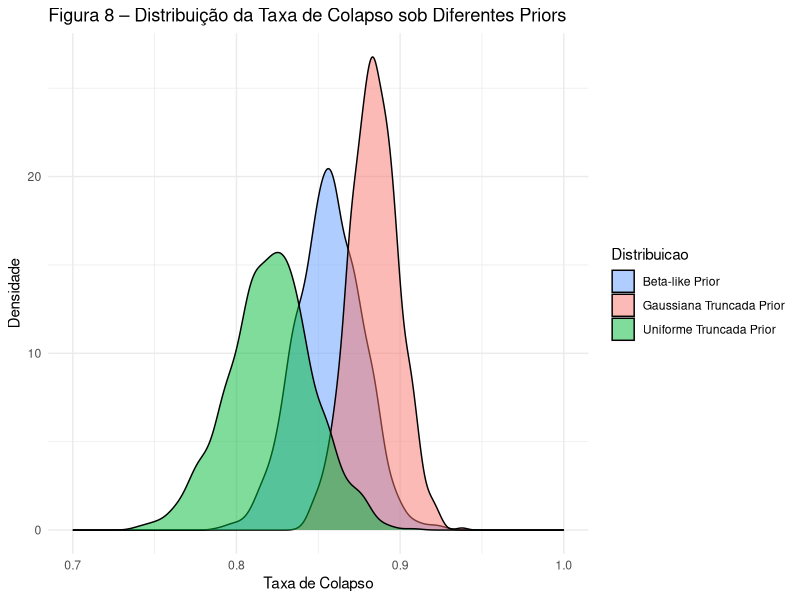
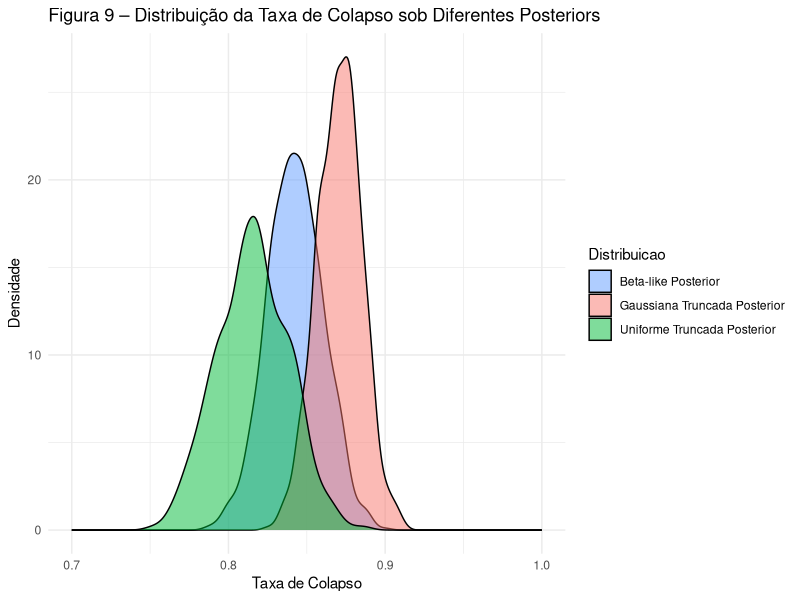

The R script that drew these images, in order:
## ---- chunk 1
#| echo: false
#| results: 'asis'

knitr::kable(
  data.frame(
    "Distribuição de Priors" = c("Beta-like (2,2)", 
                                "Gaussiana truncada", 
                                "Uniforme truncada"),
    "Taxa de Colapso" = c("85,7%", "88,4%", "82,1%"),
    stringsAsFactors = FALSE
  ),
  align = 'lc',
  format = 'html'
)

## ---- chunk 2
#| echo: false
#| results: 'asis'

knitr::kable(
  data.frame(
    "Cluster de Colapso" = c("Governança-Fragilidade",
                           "Judicial-Precatórios",
                           "Estrutura-Reputacional"),
    "Descrição" = c("Falhas internas de controle e integridade",
                   "Alavancagem excessiva via precatórios",
                   "Quebra de confiança e funding instável"),
    "Frequência (%)" = c("37%", "33%", "25%"),
    stringsAsFactors = FALSE
  ),
  align = c('l', 'l', 'c'),
  format = 'html'
)
## ---- chunk 3
#| echo: false
#| results: 'asis'

knitr::kable(
  data.frame(
    "Intervenção Simulada" = c("Auditoria Externa",
                             "Não Aquisição de Precatórios",
                             "Ação Reguladora Precoce"),
    "ATT (Redução na Probabilidade de Colapso)" = c("-22,6 p.p.",
                                                  "-17,4 p.p.",
                                                  "-13,8 p.p."),
    stringsAsFactors = FALSE
  ),
  align = c('l', 'c'),
  format = 'html'
)
## ---- chunk 4
#| echo: false
#| 
# Carregar pacotes
# library(ggplot2)
# library(dplyr)
library(tidyverse)

# Simular dados
set.seed(42)

# PRIORS
beta_like_prior <- rnorm(1000, mean = 0.857, sd = 0.02)
gaussiana_prior <- rnorm(1000, mean = 0.884, sd = 0.015)
uniforme_prior <- rnorm(1000, mean = 0.821, sd = 0.025)

# POSTERIORS
beta_like_post <- rnorm(1000, mean = 0.843, sd = 0.018)
gaussiana_post <- rnorm(1000, mean = 0.871, sd = 0.014)
uniforme_post <- rnorm(1000, mean = 0.815, sd = 0.022)

# Construir dataframes
df_priors <- data.frame(
  Taxa_Colapso = c(beta_like_prior, gaussiana_prior, uniforme_prior),
  Distribuicao = factor(c(
    rep("Beta-like Prior", 1000),
    rep("Gaussiana Truncada Prior", 1000),
    rep("Uniforme Truncada Prior", 1000)
  ))
)

df_posteriors <- data.frame(
  Taxa_Colapso = c(beta_like_post, gaussiana_post, uniforme_post),
  Distribuicao = factor(c(
    rep("Beta-like Posterior", 1000),
    rep("Gaussiana Truncada Posterior", 1000),
    rep("Uniforme Truncada Posterior", 1000)
  ))
)

# Plot Priors
ggplot(df_priors, aes(x = Taxa_Colapso, fill = Distribuicao)) +
  geom_density(alpha = 0.5) +
  scale_fill_manual(values = c("#619CFF", "#F8766D", "#00BA38")) +
  labs(
    title = "Figura 8 – Distribuição da Taxa de Colapso sob Diferentes Priors",
    x = "Taxa de Colapso",
    y = "Densidade"
  ) +
  xlim(0.7, 1.0) +
  theme_minimal()

# Plot Posteriors
ggplot(df_posteriors, aes(x = Taxa_Colapso, fill = Distribuicao)) +
  geom_density(alpha = 0.5) +
  scale_fill_manual(values = c("#619CFF", "#F8766D", "#00BA38")) +
  labs(
    title = "Figura 9 – Distribuição da Taxa de Colapso sob Diferentes Posteriors",
    x = "Taxa de Colapso",
    y = "Densidade"
  ) +
  xlim(0.7, 1.0) +
  theme_minimal()

